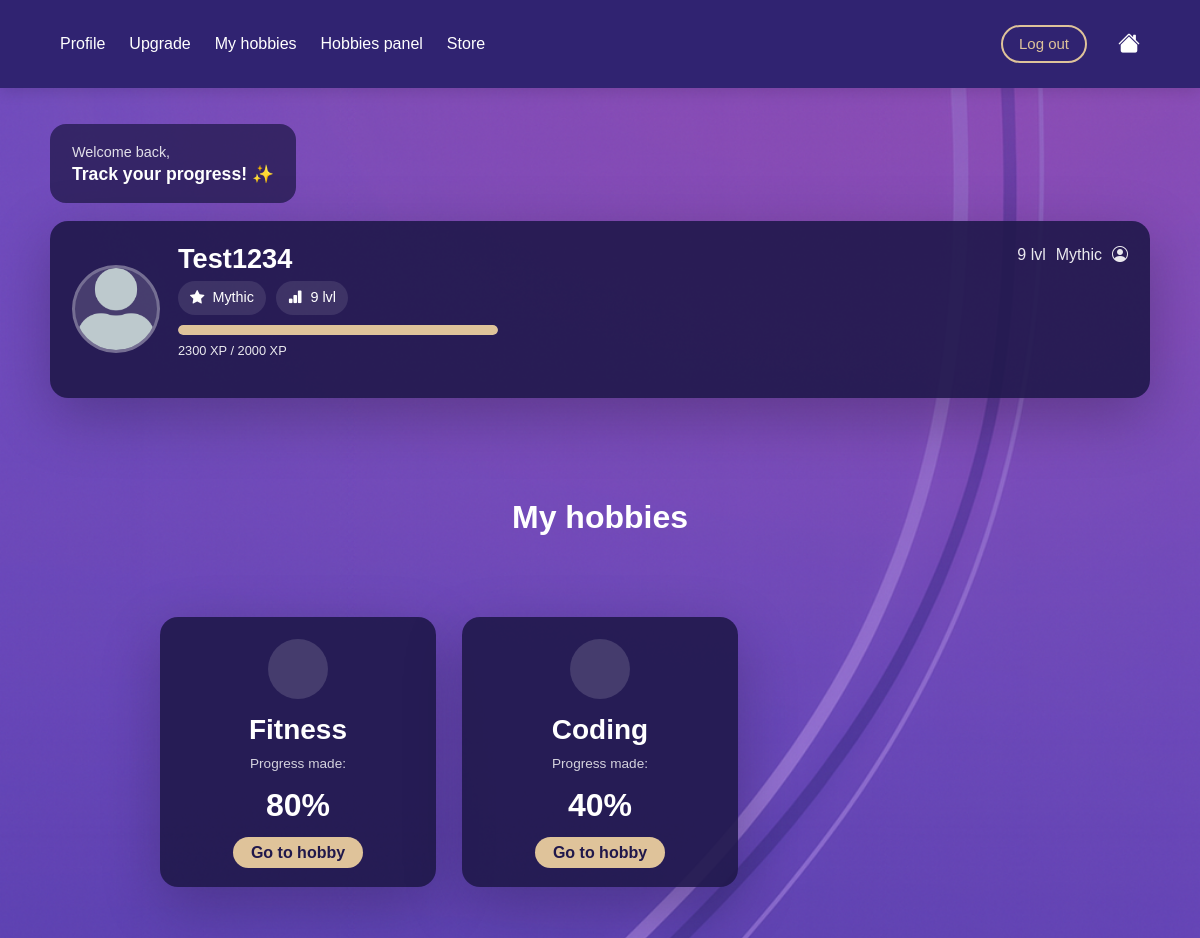
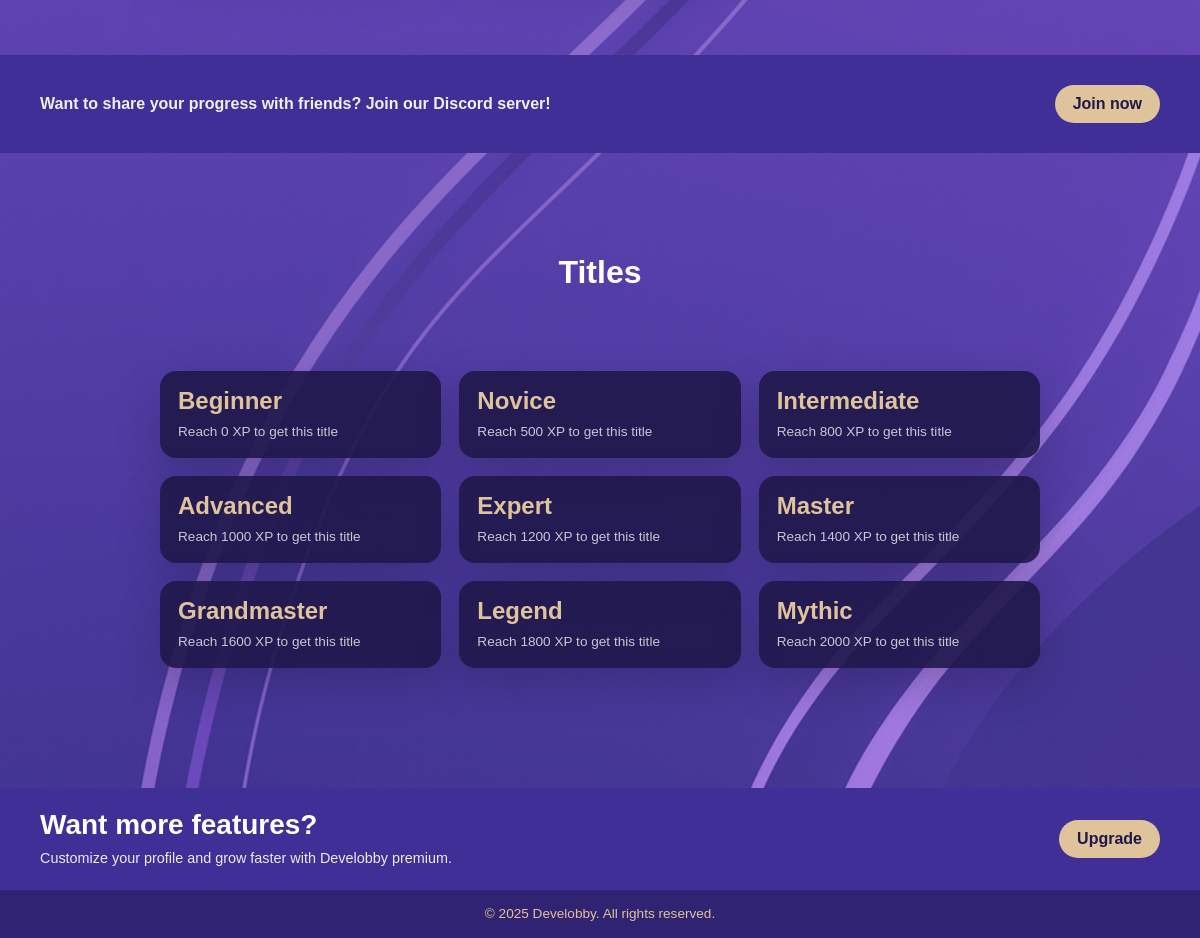
Screenshot of /profile/ (signed in) with the database file from the repository (2 pictures, top to bottom).
### myapp/models.py (models this page shows, shortened)
class Level(models.Model):
    title = models.CharField(max_length=100, unique=True)
    xp_required = models.PositiveIntegerField()
    class Meta:
        ordering = ['xp_required']

class Hobby(models.Model):
    user = models.ForeignKey(User, on_delete=models.CASCADE, related_name="hobbies")
    detail = models.ForeignKey(HobbyDetail, on_delete=models.CASCADE)

class HobbyDetail(models.Model):
    name = models.CharField(max_length=100, unique=True)
    description = models.TextField()

### myapp/views.py (the view)
# urls.py: path('profile/', views.profile, name='profile'),
@login_required
def profile(request):
    user = request.user
    hobbies = (
        Hobby.objects
        .filter(user=user)
        .select_related("detail")
    )
    HOBBY_ICONS = {
        "Cooking": "fi fi-rr-hat-chef",
        "Drawing": "fi fi-rr-drawer-alt",
        "Coding": "fi fi-rr-square-terminal",
        "Music": "fi fi-rr-music-alt",
        "Fitness": "fi fi-tr-dumbbell-ray",
    }
    for hobby in hobbies:
        hobby.icon = HOBBY_ICONS.get(hobby.detail.name, "fi fi-rr-star")
        challenges = Challenge.objects.filter(hobby_detail=hobby.detail)
        total = challenges.count()
        completed = UserChallenges.objects.filter(
            user=user,
            challenge__in=challenges,
            completed=True
        ).count()
        hobby.progress = int((completed / total) * 100) if total > 0 else 0
    stats, _ = UserStats.objects.get_or_create(user=user)
    current_xp = stats.xp_total
    levels = list(Level.objects.all().order_by("xp_required"))
    current_level = None
    next_level = None
    level_number = 0
    for i, lvl in enumerate(levels):
        if current_xp >= lvl.xp_required:
            current_level = lvl
            level_number = i + 1
            if i + 1 < len(levels):
                next_level = levels[i + 1]
    progress_percent = 100          # domyślnie pełny pasek
    xp_color = "xp-high"             # jeden kolor (złoty)
    if current_level and next_level:
        xp_range = next_level.xp_required - current_level.xp_required
        if xp_range > 0:
            xp_progress = current_xp - current_level.xp_required
            progress_percent = int((xp_progress / xp_range) * 100)
            progress_percent = max(0, min(progress_percent, 100))
        else:
            progress_percent = 100
    return render(request, "myapp/profile.html", {
        "user": user,
        "hobbies": hobbies,
        "current_level": current_level,
        "next_level": next_level,
        "current_xp": current_xp,
        "progress_percent": progress_percent,
        "level_number": level_number,
        "levels": levels,
        "xp_color": xp_color,
    })

### myapp/templates/myapp/profile.html (shortened to what this page needs)
{% extends "myapp/base.html" %}
{% load static %}
{% block extra_css %}
<link rel="stylesheet" href="{% static 'css/profile.css' %}">
{% endblock %}
{% block content %}
<main class="profile-bg">
  <div class="profile-container">
    <div class="welcome-card">
      <p class="welcome-small">Welcome back,</p>
      <h3 class="welcome-title">Track your progress! ✨</h3>
    </div>
    <section class="user-card">
      <div class="user-left">
        <div class="avatar">
          <img src="{% static 'img/avatar.png' %}" alt="User avatar">
        </div>
        <div class="user-info">
          <h2 class="username">{{ request.user.username }}</h2>
          <div class="user-badges">
            {% if current_level %}
              <span class="badge-pill">
                <i class="bi bi-star-fill"></i>
                {{ current_level.title }}
              </span>
              <span class="badge-pill">
                <i class="bi bi-bar-chart-fill"></i>
                {{ level_number }} lvl
              </span>
            {% endif %}
          </div>
          <div class="xp-wrap">
            <div class="xp-bar">
              <div class="xp-fill" style="width: {{ progress_percent }}%;"></div>
            </div>
            <p class="xp-text">
              {{ current_xp }} XP
              {% if next_level %}
                / {{ next_level.xp_required }} XP
              {% endif %}
            </p>
          </div>
        </div>
      </div>
      <div class="user-right">
        {% if current_level %}
          <div class="top-right-mini">
            <span class="mini-lvl">{{ level_number }} lvl</span>
            <span class="mini-title">{{ current_level.title }}</span>
            <i class="bi bi-person-circle mini-icon"></i>
          </div>
        {% endif %}
      </div>
    </section>
    <h2 class="section-title">My hobbies</h2>
    <section class="hobbies-grid">
      {% for hobby in hobbies %}
        <div class="hobby-card">
          <div class="hobby-icon">
          </div>
          <h3>{{ hobby.detail.name }}</h3>
          <p class="progress-label">Progress made:</p>
          <div class="progress-big">{{ hobby.progress }}%</div>
          <a href="{% url 'hobby_detail' hobby.detail.id %}" class="small-btn">
            Go to hobby
          </a>
        </div>
      {% empty %}
        <p>You have no hobbies yet.</p>
      {% endfor %}
    </section>
    <section class="discord-strip">
      <p>Want to share your progress with friends? Join our Discord server!</p>
      <button class="small-btn">Join now</button>
    </section>
    <h2 class="section-title titles-title">Titles</h2>
    <section class="titles-grid">
      {% for lvl in levels %}
        <div class="title-card {% if current_xp < lvl.xp_required %}locked-title{% endif %}">
          <h4>{{ lvl.title }}</h4>
          <p>Reach {{ lvl.xp_required }} XP to get this title</p>
        </div>
      {% endfor %}
    </section>
    <section class="premium-banner">
      <div class="premium-text">
        <h3>Want more features?</h3>
        <p>
          Customize your profile and grow faster with Develobby premium.
        </p>
      </div>
      <a href="{% url 'upgrade' %}" class="small-btn">Upgrade</a>
    </section>
  </div>
</main>
<footer class="main-footer">
  © 2025 Develobby. All rights reserved.
</footer>
{% endblock %}

### myapp/static/css/style.css (style rules this page uses)
:root { --dark-purple: #302371; --purple: #543EA7; --beige: #DFC39A; --violet: #704ABC; --pink-violet: #9753CC; --light-violet: #B4A2E7; --white: #ffffff; }
* { box-sizing: border-box; margin: 0; padding: 0; font-family: 'Arial', sans-serif; }
body { margin: 0; background: #704ABC; color: var(--white); }
section { padding: 80px 10%; }
.main-footer { background-color: #302371; color: #DFC39A; text-align: center; padding: 18px 12px; font-size: 0.9rem; font-weight: 500; }

### rows the page displays
Level: title "Mythic", xp_required "2000"
Hobby: detail.name "Fitness", progress "80"
Hobby: detail.name "Coding", progress "40"
Level: title "Beginner", xp_required "0"
Level: title "Novice", xp_required "500"
Level: title "Intermediate", xp_required "800"
Level: title "Advanced", xp_required "1000"
Level: title "Expert", xp_required "1200"
Level: title "Master", xp_required "1400"
Level: title "Grandmaster", xp_required "1600"
Level: title "Legend", xp_required "1800"

### other values shown
{{ request.user.username }} "Test1234"
{{ level_number }} "9"
{{ current_xp }} "2300"
